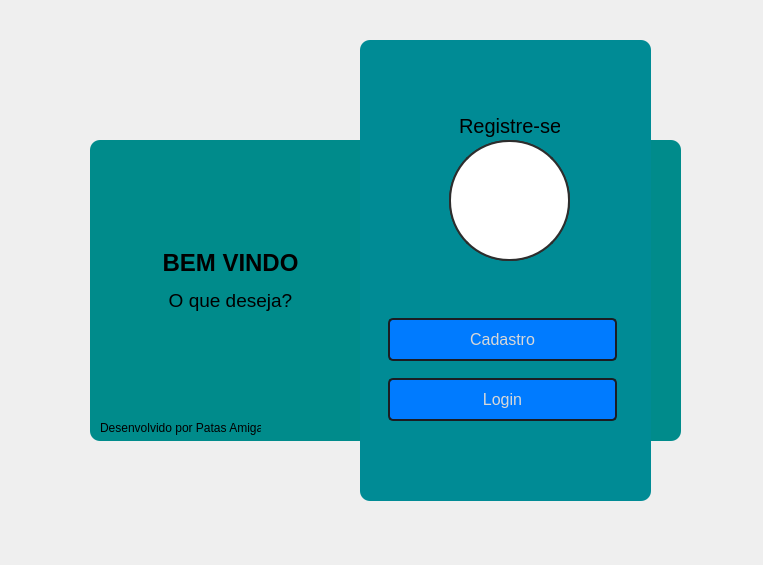
<?xml version="1.0" encoding="UTF-8"?>
<ui version="4.0">
 <class>Dialog</class>
 <widget class="QDialog" name="Dialog">
  <property name="geometry">
   <rect>
    <x>0</x>
    <y>0</y>
    <width>763</width>
    <height>565</height>
   </rect>
  </property>
  <property name="windowTitle">
   <string>Dialog</string>
  </property>
  <property name="styleSheet">
   <string notr="true"/>
  </property>
  <widget class="QFrame" name="frame">
   <property name="geometry">
    <rect>
     <x>90</x>
     <y>140</y>
     <width>591</width>
     <height>301</height>
    </rect>
   </property>
   <property name="styleSheet">
    <string notr="true">background-color: qlineargradient(spread:pad, x1:0, y1:0, x2:1, y2:0, stop:0 rgb(0, 139, 139), stop:1 rgba(0, 139, 139));

border-radius: 10px</string>
   </property>
   <property name="frameShape">
    <enum>QFrame::StyledPanel</enum>
   </property>
   <property name="frameShadow">
    <enum>QFrame::Raised</enum>
   </property>
   <widget class="QLabel" name="label_2">
    <property name="geometry">
     <rect>
      <x>10</x>
      <y>280</y>
      <width>161</width>
      <height>16</height>
     </rect>
    </property>
    <property name="text">
     <string>Desenvolvido por Patas Amigas</string>
    </property>
   </widget>
   <widget class="QLabel" name="label">
    <property name="geometry">
     <rect>
      <x>20</x>
      <y>10</y>
      <width>241</width>
      <height>261</height>
     </rect>
    </property>
    <property name="text">
     <string>&lt;html&gt;&lt;head/&gt;&lt;body&gt;&lt;p align=&quot;center&quot;&gt;&lt;span style=&quot; font-size:18pt; font-weight:600;&quot;&gt;BEM VINDO&lt;/span&gt;&lt;/p&gt;&lt;p align=&quot;center&quot;&gt;&lt;span style=&quot; font-size:14pt;&quot;&gt;O que deseja?&lt;/span&gt;&lt;/p&gt;&lt;/body&gt;&lt;/html&gt;</string>
    </property>
   </widget>
  </widget>
  <widget class="QFrame" name="frame_2">
   <property name="geometry">
    <rect>
     <x>360</x>
     <y>40</y>
     <width>291</width>
     <height>461</height>
    </rect>
   </property>
   <property name="styleSheet">
    <string notr="true">

background-color: qlineargradient(spread:pad, x1:0, y1:0, x2:1, y2:0, stop:0 rgb(0, 139, 149), stop:1 rgba(0, 139, 149));

border-radius: 10px</string>
   </property>
   <property name="frameShape">
    <enum>QFrame::StyledPanel</enum>
   </property>
   <property name="frameShadow">
    <enum>QFrame::Raised</enum>
   </property>
   <layout class="QVBoxLayout" name="verticalLayout_2">
    <item>
     <widget class="QFrame" name="frame_3">
      <property name="enabled">
       <bool>true</bool>
      </property>
      <property name="maximumSize">
       <size>
        <width>16777215</width>
        <height>45</height>
       </size>
      </property>
      <property name="styleSheet">
       <string notr="true">background:transparent;</string>
      </property>
      <property name="frameShape">
       <enum>QFrame::StyledPanel</enum>
      </property>
      <property name="frameShadow">
       <enum>QFrame::Raised</enum>
      </property>
      <widget class="QLabel" name="label_5">
       <property name="geometry">
        <rect>
         <x>230</x>
         <y>0</y>
         <width>41</width>
         <height>41</height>
        </rect>
       </property>
       <property name="text">
        <string/>
       </property>
       <property name="pixmap">
        <pixmap>icone/fechar.png</pixmap>
       </property>
       <property name="scaledContents">
        <bool>true</bool>
       </property>
      </widget>
     </widget>
    </item>
    <item>
     <widget class="QFrame" name="frame_4">
      <property name="styleSheet">
       <string notr="true">background:transparent;</string>
      </property>
      <property name="frameShape">
       <enum>QFrame::StyledPanel</enum>
      </property>
      <property name="frameShadow">
       <enum>QFrame::Raised</enum>
      </property>
      <widget class="QFrame" name="frame_7">
       <property name="geometry">
        <rect>
         <x>80</x>
         <y>40</y>
         <width>121</width>
         <height>121</height>
        </rect>
       </property>
       <property name="toolTip">
        <string>&lt;html&gt;&lt;head/&gt;&lt;body&gt;&lt;p&gt;&lt;img src=&quot;:/icone/logo 1.png&quot;/&gt;&lt;/p&gt;&lt;/body&gt;&lt;/html&gt;</string>
       </property>
       <property name="whatsThis">
        <string>&lt;html&gt;&lt;head/&gt;&lt;body&gt;&lt;p&gt;&lt;img src=&quot;:/icone/logo 1.png&quot;/&gt;&lt;/p&gt;&lt;/body&gt;&lt;/html&gt;</string>
       </property>
       <property name="autoFillBackground">
        <bool>false</bool>
       </property>
       <property name="styleSheet">
        <string notr="true">QFrame { 
 background-color:#fff;
 border-radius: 60px;
 border: 2px solid rgb(45,45,45)
}</string>
       </property>
       <property name="frameShape">
        <enum>QFrame::StyledPanel</enum>
       </property>
       <property name="frameShadow">
        <enum>QFrame::Raised</enum>
       </property>
       <widget class="QLabel" name="lbl_logo">
        <property name="geometry">
         <rect>
          <x>0</x>
          <y>0</y>
          <width>121</width>
          <height>121</height>
         </rect>
        </property>
        <property name="text">
         <string/>
        </property>
        <property name="pixmap">
         <pixmap>icone/logo 1.png</pixmap>
        </property>
        <property name="scaledContents">
         <bool>true</bool>
        </property>
       </widget>
      </widget>
      <widget class="QLabel" name="label_3">
       <property name="geometry">
        <rect>
         <x>90</x>
         <y>10</y>
         <width>101</width>
         <height>31</height>
        </rect>
       </property>
       <property name="font">
        <font>
         <pointsize>15</pointsize>
        </font>
       </property>
       <property name="text">
        <string>Registre-se</string>
       </property>
      </widget>
     </widget>
    </item>
    <item>
     <widget class="QFrame" name="frame_5">
      <property name="styleSheet">
       <string notr="true">background:transparent;</string>
      </property>
      <property name="frameShape">
       <enum>QFrame::StyledPanel</enum>
      </property>
      <property name="frameShadow">
       <enum>QFrame::Raised</enum>
      </property>
      <layout class="QVBoxLayout" name="verticalLayout_3">
       <item>
        <widget class="QFrame" name="frame_6">
         <property name="frameShape">
          <enum>QFrame::StyledPanel</enum>
         </property>
         <property name="frameShadow">
          <enum>QFrame::Raised</enum>
         </property>
         <widget class="QPushButton" name="Btn_irCadastro">
          <property name="geometry">
           <rect>
            <x>10</x>
            <y>10</y>
            <width>229</width>
            <height>43</height>
           </rect>
          </property>
          <property name="cursor">
           <cursorShape>PointingHandCursor</cursorShape>
          </property>
          <property name="styleSheet">
           <string notr="true">QPushButton {
    background-color: #007bff; /* Azul mais claro */
    color: white;
    font-size: 16px;
    padding: 10px 20px;
    border-radius: 6px;
    border: 1px solid #0056b3; /* Borda fina de um tom mais escuro */
    transition: background-color 0.3s ease, transform 0.3s ease, box-shadow 0.3s ease;
    box-shadow: 0px 4px 6px rgba(0, 0, 0, 0.15); /* Sombra leve */
}
QPushButton{
 color:rgb(216, 216, 216);
 border-radius: 5px;
 border: 2px solid rgb(27, 29, 35); 
}
QPushButton:hover{
 color: rgb(216, 216, 216);
 borders-radius: 5px;
 border: 2px solid rgb(48, 52, 52);
}

QPushButton:hover {
    background-color: #45a049; /* Laranja mais vibrante ao passar o mouse */
    transform: scale(1.05); /* Leve aumento no tamanho */
}




</string>
          </property>
          <property name="text">
           <string>Cadastro</string>
          </property>
         </widget>
         <widget class="QPushButton" name="Btn_irlogin">
          <property name="geometry">
           <rect>
            <x>10</x>
            <y>70</y>
            <width>229</width>
            <height>43</height>
           </rect>
          </property>
          <property name="cursor">
           <cursorShape>PointingHandCursor</cursorShape>
          </property>
          <property name="styleSheet">
           <string notr="true">QPushButton {
    background-color: #007bff; /* Azul mais claro */
    color: white;
    font-size: 16px;
    padding: 10px 20px;
    border-radius: 5px;
    transition: background-color 0.3s ease, transform 0.3s ease, box-shadow 0.3s ease;
    box-shadow: 0px 4px 6px rgba(0, 0, 0, 0.15); /* Sombra leve */
}
QPushButton{
 color:rgb(216, 216, 216);
 border-radius: 5px;
 border: 2px solid rgb(27, 29, 35); 
}


QPushButton:hover {
    background-color: #45a049; /* Laranja mais vibrante ao passar o mouse */
    transform: scale(1.05); /* Leve aumento no tamanho */
}




</string>
          </property>
          <property name="text">
           <string>Login</string>
          </property>
         </widget>
        </widget>
       </item>
      </layout>
     </widget>
    </item>
   </layout>
  </widget>
 </widget>
 <resources>
  <include location="icone/icons.qrc"/>
 </resources>
 <connections/>
</ui>
